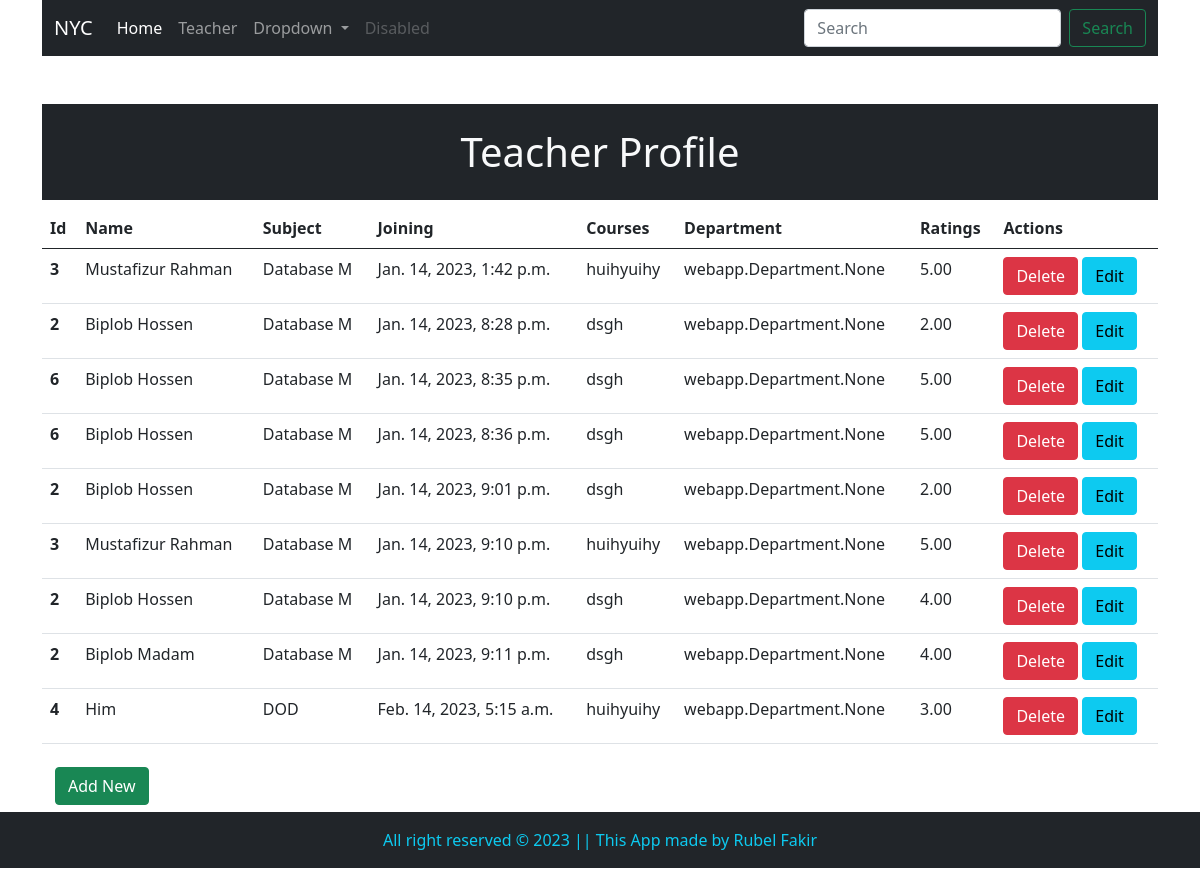
The page / on the database its author committed.
### webapp/models.py (models this page shows, shortened)
class Teacher(models.Model):
    t_id = models.PositiveSmallIntegerField(verbose_name='Teacher Id')
    t_name = models.CharField(verbose_name='Teacher Name', max_length=25)
    t_sub = models.ForeignKey(Course, on_delete=models.CASCADE)
    t_join = models.DateTimeField(auto_now_add=True, verbose_name='Join Date')
    t_course = models.CharField(max_length=30, verbose_name='District')
    t_department = models.ManyToManyField(Department)
    t_rating = models.DecimalField(
        max_digits=3, decimal_places=2, verbose_name='Rating')

class Course(models.Model):
    c_id = models.PositiveSmallIntegerField(verbose_name='Course Id')
    c_name = models.CharField(verbose_name='Course Name', max_length=30)
    c_duration = models.PositiveSmallIntegerField(verbose_name='Duration')
    def __str__(self):
        return self.c_name

### webapp/views.py (the view)
# urls.py: path('', views.home, name='home'),
def home(request):
    all_teacher = Teacher.objects.all()
    return render(request, 'home.html', {'teacher': all_teacher})

### webapp/templates/home.html
{% extends 'base.html' %} {% block content %}
<h1 class="mt-5 p-4 bg-dark text-light text-center">Teacher Profile</h1>
<table class="table">
  <thead class="thead-dark">
    <tr>
      <th scope="col">Id</th>
      <th scope="col">Name</th>
      <th scope="col">Subject</th>
      <th scope="col">Joining</th>
      <th scope="col">Courses</th>
      <th scope="col">Department</th>
      <th scope="col">Ratings</th>
      <th scope="col">Actions</th>
    </tr>
  </thead>
  <tbody>
    {% for t in teacher %}
    <tr>
      <th scope="row">{{ t.t_id }}</th>
      <td>{{ t.t_name }}</td>
      <td>{{ t.t_sub }}</td>
      <td>{{ t.t_join }}</td>
      <td>{{ t.t_course }}</td>
      <td>{{ t.t_department }}</td>
      <td>{{ t.t_rating }}</td>
      <td>
        <a href="{% url 'removing' t.id %}" class="btn btn-danger"> Delete </a>
        <a href="{% url 'editing' t.id %}" class="btn btn-info">Edit</a>
      </td>
    </tr>
    {% endfor %}
  </tbody>
</table>
<button class="btn btn-Primary">
  <a href="{% url 'addnow' %}" class="btn btn-success">Add New</a>
</button>
{% endblock %}

### webapp/templates/base.html (shortened to what this page needs)
<!DOCTYPE html>
<html lang="en">
  <head>
    <link
      href="https://cdn.jsdelivr.net/npm/bootstrap@5.0.2/dist/css/bootstrap.min.css"
      rel="stylesheet"
    />
  </head>
  <body>
    <div class="container">
      <nav class="navbar navbar-expand-lg navbar-dark bg-dark">
        <div class="container-fluid">
          <a class="navbar-brand" href="/">NYC</a>
          <div class="collapse navbar-collapse" id="navbarSupportedContent">
            <ul class="navbar-nav me-auto mb-2 mb-lg-0">
              <li class="nav-item">
                <a class="nav-link active" aria-current="page" href="#">Home</a>
              </li>
              <li class="nav-item">
                <a class="nav-link" href="">Teacher</a>
              </li>
              <li class="nav-item dropdown">
                <a
                  class="nav-link dropdown-toggle"
                  href="#"
                  id="navbarDropdown"
                  role="button"
                  data-bs-toggle="dropdown"
                  aria-expanded="false"
                >
                  Dropdown
                </a>
              </li>
              <li class="nav-item">
                <a
                  class="nav-link disabled"
                  href="#"
                  tabindex="-1"
                  aria-disabled="true"
                  >Disabled</a
                >
              </li>
            </ul>
            <form class="d-flex">
              <input
                class="form-control me-2"
                type="search"
                placeholder="Search"
                aria-label="Search"
              />
              <button class="btn btn-outline-success" type="submit">
                Search
              </button>
            </form>
          </div>
        </div>
      </nav>
      {% block content %}{% endblock %}
    </div>
    <footer>
      <p class="py-3 bg-dark text-info text-center">
        All right reserved &copy 2023 || This App made by Rubel Fakir
      </p>
    </footer>
  </body>
</html>

### rows shown on the page
Teacher: t_id "3", t_name "Mustafizur Rahman", t_sub "Database M", t_join "Jan. 14, 2023, 1:42 p.m.", t_course "huihyuihy", t_department "webapp.Department.None", t_rating "5.00"
Teacher: t_id "2", t_name "Biplob Hossen", t_sub "Database M", t_join "Jan. 14, 2023, 8:28 p.m.", t_course "dsgh", t_department "webapp.Department.None", t_rating "2.00"
Teacher: t_id "6", t_name "Biplob Hossen", t_sub "Database M", t_join "Jan. 14, 2023, 8:35 p.m.", t_course "dsgh", t_department "webapp.Department.None", t_rating "5.00"
Teacher: t_id "6", t_name "Biplob Hossen", t_sub "Database M", t_join "Jan. 14, 2023, 8:36 p.m.", t_course "dsgh", t_department "webapp.Department.None", t_rating "5.00"
Teacher: t_id "2", t_name "Biplob Hossen", t_sub "Database M", t_join "Jan. 14, 2023, 9:01 p.m.", t_course "dsgh", t_department "webapp.Department.None", t_rating "2.00"
Teacher: t_id "3", t_name "Mustafizur Rahman", t_sub "Database M", t_join "Jan. 14, 2023, 9:10 p.m.", t_course "huihyuihy", t_department "webapp.Department.None", t_rating "5.00"
Teacher: t_id "2", t_name "Biplob Hossen", t_sub "Database M", t_join "Jan. 14, 2023, 9:10 p.m.", t_course "dsgh", t_department "webapp.Department.None", t_rating "4.00"
Teacher: t_id "2", t_name "Biplob Madam", t_sub "Database M", t_join "Jan. 14, 2023, 9:11 p.m.", t_course "dsgh", t_department "webapp.Department.None", t_rating "4.00"
Teacher: t_id "4", t_name "Him", t_sub "DOD", t_join "Feb. 14, 2023, 5:15 a.m.", t_course "huihyuihy", t_department "webapp.Department.None", t_rating "3.00"
